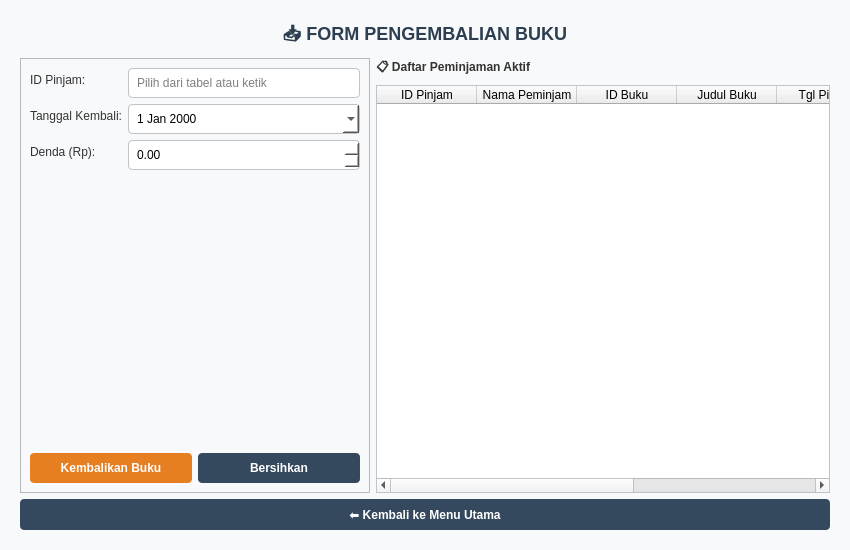
<?xml version="1.0" encoding="UTF-8"?>
<ui version="4.0">
 <class>KembaliBukuWindow</class>
 <widget class="QMainWindow" name="KembaliBukuWindow">
  <property name="geometry">
   <rect>
    <x>0</x>
    <y>0</y>
    <width>850</width>
    <height>550</height>
   </rect>
  </property>
  <property name="windowTitle">
   <string>Perpustakaan - Form Pengembalian Buku</string>
  </property>
  <property name="styleSheet">
   <string notr="true">QMainWindow {
    background-color: #F8F9FA;
}
QLabel#lblTitle {
    font-size: 18px;
    font-weight: bold;
    color: #2C3E50;
}
QLabel {
    font-size: 12px;
    color: #333;
}
QLineEdit, QComboBox, QDateEdit, QDoubleSpinBox {
    padding: 6px;
    border: 1px solid #BDC3C7;
    border-radius: 4px;
    background-color: white;
}
QLineEdit:focus, QComboBox:focus, QDateEdit:focus, QDoubleSpinBox:focus {
    border: 1px solid #3498DB;
}
QPushButton {
    background-color: #34495E;
    color: white;
    border: none;
    border-radius: 4px;
    padding: 8px 15px;
    font-weight: bold;
}
QPushButton:hover {
    background-color: #415B76;
}
QPushButton#btnKembaliProses {
    background-color: #E67E22;
}
QPushButton#btnKembaliProses:hover {
    background-color: #D35400;
}
QTableWidget {
    background-color: white;
    border: 1px solid #BDC3C7;
    gridline-color: #ECF0F1;
}</string>
  </property>
  <widget class="QWidget" name="centralwidget">
   <layout class="QVBoxLayout" name="verticalLayoutMain">
    <property name="leftMargin">
     <number>20</number>
    </property>
    <property name="topMargin">
     <number>20</number>
    </property>
    <property name="rightMargin">
     <number>20</number>
    </property>
    <property name="bottomMargin">
     <number>20</number>
    </property>
    <item>
     <widget class="QLabel" name="lblTitle">
      <property name="text">
       <string>📥 FORM PENGEMBALIAN BUKU</string>
      </property>
      <property name="alignment">
       <set>Qt::AlignCenter</set>
      </property>
     </widget>
    </item>
    <item>
     <layout class="QHBoxLayout" name="horizontalLayoutMain">
      <item>
       <widget class="QFrame" name="frameInput">
        <property name="maximumSize">
         <size>
          <width>350</width>
          <height>16777215</height>
         </size>
        </property>
        <property name="frameShape">
         <enum>QFrame::StyledPanel</enum>
        </property>
        <layout class="QVBoxLayout" name="verticalLayoutForm">
         <item>
          <layout class="QFormLayout" name="formLayout">
           <item row="0" column="0">
            <widget class="QLabel" name="lblIdPinjam">
             <property name="text">
              <string>ID Pinjam:</string>
             </property>
            </widget>
           </item>
           <item row="0" column="1">
            <widget class="QLineEdit" name="txtIdPinjam">
             <property name="placeholderText">
              <string>Pilih dari tabel atau ketik</string>
             </property>
            </widget>
           </item>
           <item row="1" column="0">
            <widget class="QLabel" name="lblTanggalKembali">
             <property name="text">
              <string>Tanggal Kembali:</string>
             </property>
            </widget>
           </item>
           <item row="1" column="1">
            <widget class="QDateEdit" name="dateKembali">
             <property name="calendarPopup">
              <bool>true</bool>
             </property>
            </widget>
           </item>
           <item row="2" column="0">
            <widget class="QLabel" name="lblDenda">
             <property name="text">
              <string>Denda (Rp):</string>
             </property>
            </widget>
           </item>
           <item row="2" column="1">
            <widget class="QDoubleSpinBox" name="spinDenda">
             <property name="maximum">
              <number>1000000</number>
             </property>
             <property name="singleStep">
              <number>5000</number>
             </property>
            </widget>
           </item>
          </layout>
         </item>
         <item>
          <spacer name="verticalSpacer_Form">
           <property name="orientation">
            <enum>Qt::Vertical</enum>
           </property>
           <property name="sizeHint" stdset="0">
            <size>
             <width>20</width>
             <height>20</height>
            </size>
           </property>
          </spacer>
         </item>
         <item>
          <layout class="QHBoxLayout" name="horizontalLayoutButtons">
           <item>
            <widget class="QPushButton" name="btnKembaliProses">
             <property name="text">
              <string>Kembalikan Buku</string>
             </property>
            </widget>
           </item>
           <item>
            <widget class="QPushButton" name="btnBersihkan">
             <property name="text">
              <string>Bersihkan</string>
             </property>
            </widget>
           </item>
          </layout>
         </item>
        </layout>
       </widget>
      </item>
      <item>
       <layout class="QVBoxLayout" name="verticalLayoutTable">
        <item>
         <widget class="QLabel" name="lblTableTitle">
          <property name="font">
           <font>
            <weight>75</weight>
            <bold>true</bold>
           </font>
          </property>
          <property name="text">
           <string>📋 Daftar Peminjaman Aktif</string>
          </property>
         </widget>
        </item>
        <item>
         <widget class="QTableWidget" name="tablePeminjamanAktif">
          <property name="selectionBehavior">
           <enum>QAbstractItemView::SelectRows</enum>
          </property>
          <column>
           <property name="text">
            <string>ID Pinjam</string>
           </property>
          </column>
          <column>
           <property name="text">
            <string>Nama Peminjam</string>
           </property>
          </column>
          <column>
           <property name="text">
            <string>ID Buku</string>
           </property>
          </column>
          <column>
           <property name="text">
            <string>Judul Buku</string>
           </property>
          </column>
          <column>
           <property name="text">
            <string>Tgl Pinjam</string>
           </property>
          </column>
          <column>
           <property name="text">
            <string>Durasi</string>
           </property>
          </column>
          <column>
           <property name="text">
            <string>Status</string>
           </property>
          </column>
         </widget>
        </item>
       </layout>
      </item>
     </layout>
    </item>
    <item>
     <widget class="QPushButton" name="btnKembali">
      <property name="text">
       <string>⬅ Kembali ke Menu Utama</string>
      </property>
     </widget>
    </item>
   </layout>
  </widget>
 </widget>
 <resources/>
 <connections/>
</ui>
